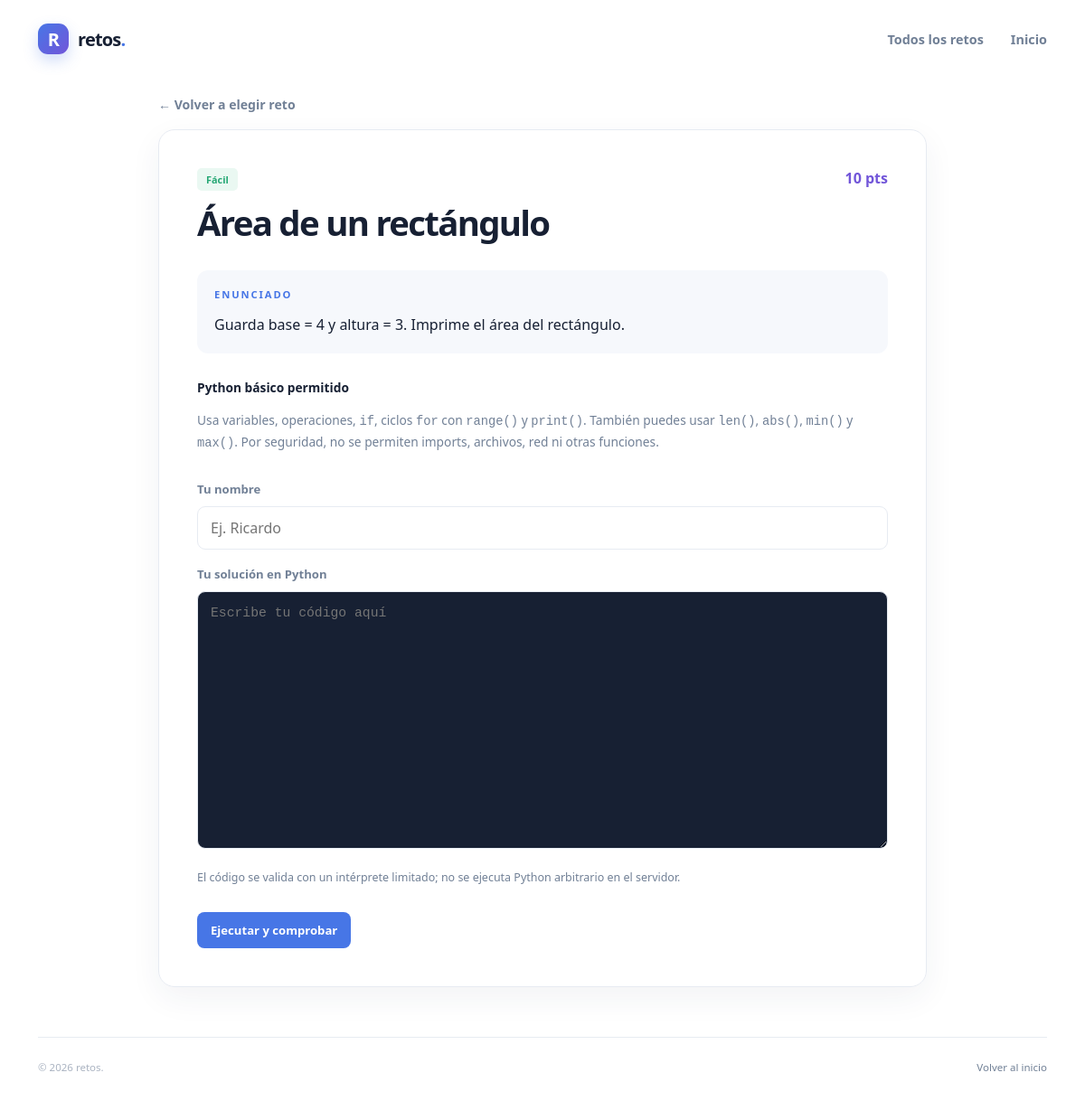
/jugar/4/, run on the app's committed database.
### retos/models.py (models this page shows, shortened)
class Reto(models.Model):
    DIFICULTAD_CHOICES = [
        ('FACIL', 'Fácil'),
        ('MEDIA', 'Media'),
        ('DIFICIL', 'Difícil'),
    ]
    titulo = models.CharField(max_length=150)
    descripcion = models.TextField()
    dificultad = models.CharField(max_length=10, choices=DIFICULTAD_CHOICES, default='FACIL')
    puntos = models.PositiveIntegerField(default=10)
    activo = models.BooleanField(default=True)
    fecha_creacion = models.DateTimeField(auto_now_add=True)
    categoria = models.ForeignKey(Categoria, on_delete=models.CASCADE, related_name='retos')
    respuesta_correcta = models.CharField(max_length=255, blank=True, default='')

### retos/views.py (the view)
# urls.py: path("jugar/<int:reto_id>/", detalle_reto, name="detalle_reto"),
def detalle_reto(request, reto_id):
    reto = get_object_or_404(Reto, pk=reto_id, activo=True)
    usuario = " ".join(request.GET.get("usuario", "").strip().split())[:80]
    completado = bool(
        usuario
        and RetoResuelto.objects.filter(usuario=usuario.casefold(), reto=reto).exists()
    )
    return render(
        request,
        "retos/resolver.html",
        {
            "reto": reto,
            "usuario": usuario,
            "completado": completado,
            "puntos_usuario": (
                RetoResuelto.objects.filter(usuario=usuario.casefold()).aggregate(
                    total=Sum("puntos_obtenidos")
                )["total"]
                or 0
                if usuario
                else 0
            ),
        },
    )

### retos/templates/retos/resolver.html (shortened to what this page needs)
{% load static %}
<!DOCTYPE html>
<html lang="es">
<head>
    <link rel="stylesheet" href="{% static 'retos/css/style.css' %}">
</head>
<body>
    <header class="site-header">
        <a class="brand" href="/" aria-label="Ir al inicio">
            <span class="brand-mark">R</span>
            <span>retos<span class="brand-dot">.</span></span>
        </a>
        <nav class="top-nav" aria-label="Navegación principal">
            <a class="nav-link" href="{% url 'jugar' %}{% if usuario %}?usuario={{ usuario|urlencode }}{% endif %}">Todos los retos</a>
            <a class="nav-link" href="/">Inicio</a>
        </nav>
    </header>
    <main class="page-shell solve-shell">
        <a class="back-link" href="{% url 'jugar' %}{% if usuario %}?usuario={{ usuario|urlencode }}{% endif %}">← Volver a elegir reto</a>
        <section class="solve-card">
            <div class="solve-heading">
                <div>
                    <span class="badge badge-{{ reto.get_dificultad_display }}">{{ reto.get_dificultad_display }}</span>
                    <h1>{{ reto.titulo }}</h1>
                </div>
                <span class="play-points">{{ reto.puntos }} pts</span>
            </div>
            <div class="problem-statement">
                <p class="eyebrow">ENUNCIADO</p>
                <p>{{ reto.descripcion|linebreaksbr }}</p>
            </div>
            <div class="editor-help">
                <strong>Python básico permitido</strong>
                <p>Usa variables, operaciones, <code>if</code>, ciclos <code>for</code> con <code>range()</code> y <code>print()</code>. También puedes usar <code>len()</code>, <code>abs()</code>, <code>min()</code> y <code>max()</code>. Por seguridad, no se permiten imports, archivos, red ni otras funciones.</p>
            </div>
            {% if completado %}
                <div class="solved-panel">
                    <p class="solved-label">✓ Ya completaste este reto.</p>
                    <p>Tu puntaje guardado es <strong>{{ puntos_usuario }} pts</strong>.</p>
                </div>
            {% else %}
                <form method="post" action="{% url 'resolver_reto' reto.id %}" class="code-form">
                    <label for="player-name">Tu nombre</label>
                    <input id="player-name" type="text" name="usuario" maxlength="80" value="{{ usuario }}" placeholder="Ej. Ricardo" autocomplete="nickname" required>
                    <label for="source-code">Tu solución en Python</label>
                    <textarea id="source-code" name="codigo_fuente" rows="11" maxlength="2000" spellcheck="false" autocapitalize="off" autocomplete="off" placeholder="Escribe tu código aquí" required></textarea>
                    <p class="editor-note">El código se valida con un intérprete limitado; no se ejecuta Python arbitrario en el servidor.</p>
                    <button class="play-button" type="submit">Ejecutar y comprobar</button>
                </form>
            {% endif %}
        </section>
    </main>
    <footer class="site-footer">
        <span>© 2026 retos.</span>
        <a href="/">Volver al inicio</a>
    </footer>
</body>
</html>

### retos/static/retos/css/style.css (style rules this page uses)
:root { --ink: #172033; --muted: #718096; --soft: #f6f8fc; --line: #e7ebf2; --blue: #4776e6; --purple: #7256d9; --orange: #ed8a4b; --green: #25a774; }
* { box-sizing: border-box; }
html { scroll-behavior: smooth; }
body { font-family: "Segoe UI", Arial, sans-serif; background: #fff; color: var(--ink); margin: 0; min-height: 100vh; display: flex; flex-direction: column; }
.site-header { width: 100%; max-width: 1180px; margin: 0 auto; padding: 26px 32px; display: flex; align-items: center; justify-content: space-between; }
.brand { color: var(--ink); display: flex; align-items: center; gap: 10px; font-size: 1.25rem; font-weight: 800; text-decoration: none; letter-spacing: -0.04em; }
.brand-mark { width: 34px; height: 34px; border-radius: 11px; display: grid; place-items: center; color: #fff; background: linear-gradient(135deg, var(--blue), var(--purple)); box-shadow: 0 7px 16px rgba(71, 118, 230, .25); }
.brand-dot { color: var(--blue); }
.top-nav { display: flex; align-items: center; gap: 30px; }
.nav-link { color: var(--muted); text-decoration: none; font-size: .9rem; font-weight: 600; }
.page-shell { width: min(1116px, calc(100% - 64px)); margin: 0 auto; flex: 1; }
.eyebrow { color: var(--blue); margin: 0 0 13px; font-size: .7rem; font-weight: 800; letter-spacing: .17em; }
.badge { padding: 5px 10px; border-radius: 5px; font-size: .68rem; font-weight: 800; }
.badge-Fácil, .badge-Facil { color: var(--green); background: #eaf8f2; }
.site-footer { width: min(1116px, calc(100% - 64px)); margin: auto; padding: 25px 0 30px; display: flex; justify-content: space-between; color: #aab3c1; font-size: .72rem; border-top: 1px solid var(--line); }
.play-button { border: 0; border-radius: 8px; padding: 11px 15px; color: #fff; background: var(--blue); font: inherit; font-size: .82rem; font-weight: 750; cursor: pointer; }
.play-points { color: var(--purple); font-weight: 800; white-space: nowrap; }
.site-footer a { color: var(--muted); text-decoration: none; }
.solve-shell { max-width: 850px; padding-top: 18px; padding-bottom: 55px; }
.back-link { display: inline-block; margin-bottom: 18px; color: var(--muted); text-decoration: none; font-size: .88rem; font-weight: 650; }
.solve-card { padding: clamp(22px, 5vw, 42px); border: 1px solid var(--line); border-radius: 18px; box-shadow: 0 12px 35px rgba(35, 46, 79, .06); }
.solve-heading { display: flex; align-items: start; justify-content: space-between; gap: 18px; }
.solve-heading h1 { margin: 12px 0 0; font-size: clamp(1.7rem, 4vw, 2.4rem); letter-spacing: -.045em; }
.problem-statement { margin: 27px 0; padding: 19px; border-radius: 12px; background: var(--soft); }
.problem-statement p:last-child { margin: 0; line-height: 1.65; }
.editor-help { margin: 22px 0; color: var(--muted); font-size: .86rem; line-height: 1.6; }
.editor-help strong { color: var(--ink); }
.editor-help code { font-family: Consolas, monospace; }
.code-form { display: flex; flex-direction: column; gap: 10px; }
.code-form label { margin-top: 8px; color: var(--muted); font-size: .82rem; font-weight: 750; }
.code-form input, .code-form textarea { width: 100%; padding: 12px 14px; border: 1px solid var(--line); border-radius: 9px; color: var(--ink); font: inherit; }
.code-form textarea { min-height: 220px; resize: vertical; color: #e5e9ff; background: #172033; font-family: Consolas, monospace; font-size: .92rem; line-height: 1.6; tab-size: 4; }
.editor-note, .score-footnote { color: var(--muted); font-size: .78rem; }
.code-form .play-button { align-self: flex-start; margin-top: 8px; }

### data on the page
Reto: dificultad "Fácil", titulo "Área de un rectángulo", puntos "10", descripcion "Guarda base = 4 y altura = 3. Imprime el área del rectángulo."
